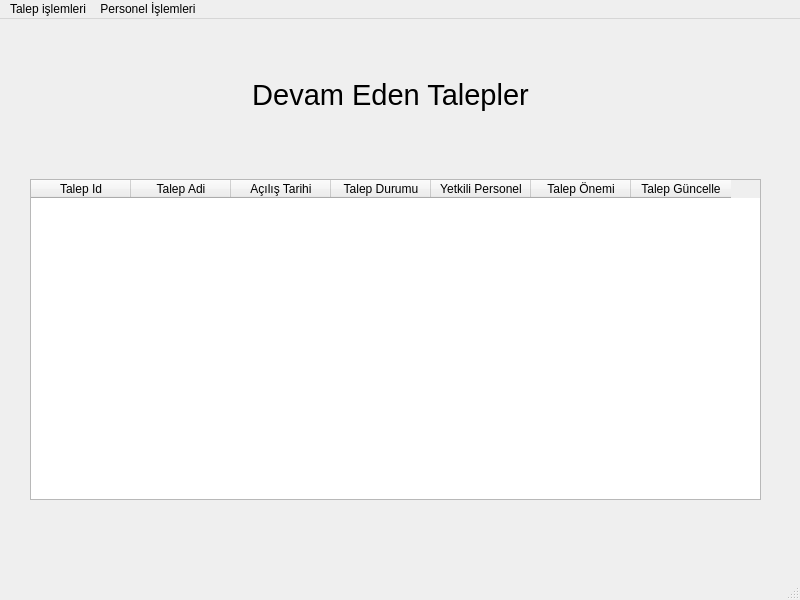
<?xml version="1.0" encoding="UTF-8"?>
<ui version="4.0">
 <class>MainWindow</class>
 <widget class="QMainWindow" name="MainWindow">
  <property name="geometry">
   <rect>
    <x>0</x>
    <y>0</y>
    <width>800</width>
    <height>600</height>
   </rect>
  </property>
  <property name="windowTitle">
   <string>Ana Pencere</string>
  </property>
  <widget class="QWidget" name="centralwidget">
   <widget class="QTableWidget" name="tableWidget">
    <property name="geometry">
     <rect>
      <x>30</x>
      <y>160</y>
      <width>731</width>
      <height>321</height>
     </rect>
    </property>
    <column>
     <property name="text">
      <string>Talep Id</string>
     </property>
    </column>
    <column>
     <property name="text">
      <string>Talep Adi</string>
     </property>
    </column>
    <column>
     <property name="text">
      <string>Açılış Tarihi</string>
     </property>
    </column>
    <column>
     <property name="text">
      <string>Talep Durumu</string>
     </property>
    </column>
    <column>
     <property name="text">
      <string>Yetkili Personel</string>
     </property>
    </column>
    <column>
     <property name="text">
      <string>Talep Önemi</string>
     </property>
    </column>
    <column>
     <property name="text">
      <string>Talep Güncelle</string>
     </property>
    </column>
   </widget>
   <widget class="QLabel" name="label">
    <property name="geometry">
     <rect>
      <x>90</x>
      <y>40</y>
      <width>601</width>
      <height>71</height>
     </rect>
    </property>
    <property name="font">
     <font>
      <pointsize>22</pointsize>
     </font>
    </property>
    <property name="text">
     <string>Devam Eden Talepler</string>
    </property>
    <property name="alignment">
     <set>Qt::AlignCenter</set>
    </property>
   </widget>
  </widget>
  <widget class="QMenuBar" name="menubar">
   <property name="geometry">
    <rect>
     <x>0</x>
     <y>0</y>
     <width>800</width>
     <height>21</height>
    </rect>
   </property>
   <widget class="QMenu" name="menuTalep_i_lemleri">
    <property name="title">
     <string>Talep işlemleri</string>
    </property>
    <addaction name="actionTalep_A"/>
    <addaction name="actionDevam_Eden_Talepler"/>
    <addaction name="actionKapanan_Talepler"/>
   </widget>
   <widget class="QMenu" name="menuPersonel_lemleri">
    <property name="title">
     <string>Personel İşlemleri</string>
    </property>
    <addaction name="actionPersonel_Ekle"/>
    <addaction name="actionPersnel_G_ncelle_Sil"/>
   </widget>
   <addaction name="menuTalep_i_lemleri"/>
   <addaction name="menuPersonel_lemleri"/>
  </widget>
  <widget class="QStatusBar" name="statusbar"/>
  <action name="actionPersonel_Ekle">
   <property name="text">
    <string>Personel Ekle</string>
   </property>
  </action>
  <action name="actionPersnel_G_ncelle_Sil">
   <property name="text">
    <string>Persnel Güncelle - Sil</string>
   </property>
  </action>
  <action name="actionTalep_A">
   <property name="text">
    <string>Talep Aç</string>
   </property>
  </action>
  <action name="actionDevam_Eden_Talepler">
   <property name="text">
    <string>Devam Eden Talepler</string>
   </property>
  </action>
  <action name="actionKapanan_Talepler">
   <property name="text">
    <string>Kapanan Talepler</string>
   </property>
  </action>
 </widget>
 <resources/>
 <connections/>
</ui>
